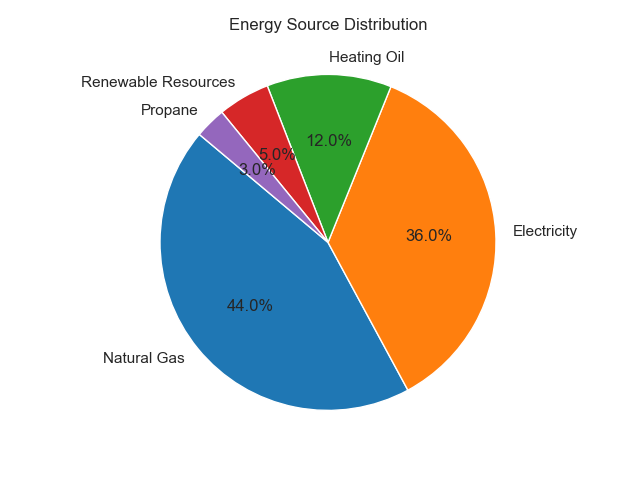

Reproduce this figure in Python.

import matplotlib.pyplot as plt
import seaborn as sns

# Given chart data
data = [
    {'Energy Source': 'Natural Gas', 'Percentage': 44},
    {'Energy Source': 'Electricity', 'Percentage': 36},
    {'Energy Source': 'Heating Oil', 'Percentage': 12},
    {'Energy Source': 'Renewable Resources', 'Percentage': 5},
    {'Energy Source': 'Propane', 'Percentage': 3}
]

# Extract 'Energy Source' and 'Percentage' for pie chart
labels = [item['Energy Source'] for item in data]
sizes = [item['Percentage'] for item in data]

# Apply seaborn style
sns.set(style="whitegrid")

# Create a new matplotlib figure and axis object
fig, ax = plt.subplots()

# Create the pie chart with Matplotlib using the seaborn style
ax.pie(sizes, labels=labels, autopct='%1.1f%%', startangle=140, colors=sns.color_palette("tab10"))

# Equal aspect ratio ensures that pie is drawn as a circle.
ax.axis('equal')

# Set the title of the plot
plt.title('Energy Source Distribution', pad=20)

# Display the plot
plt.show()
